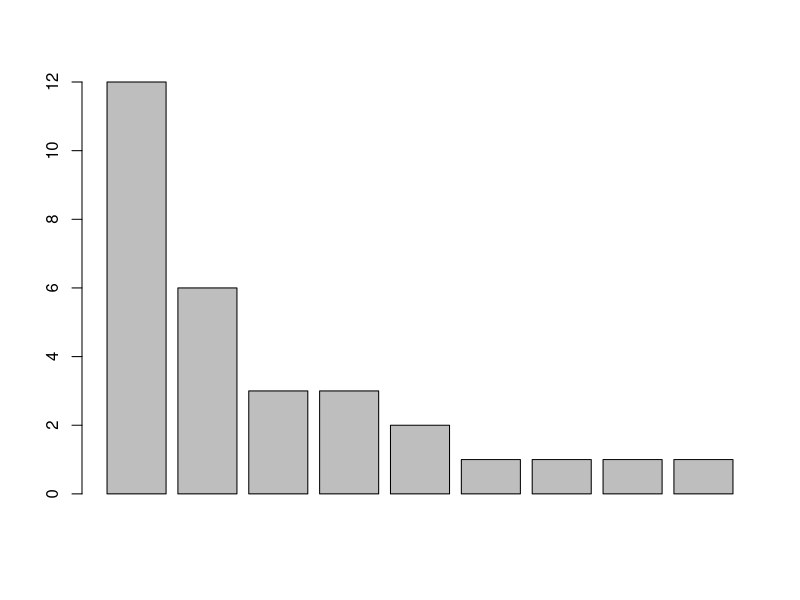
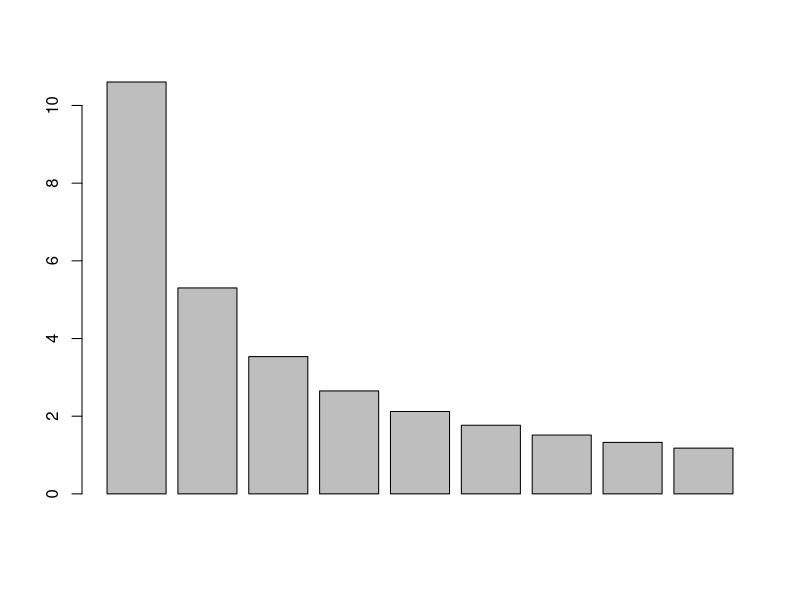
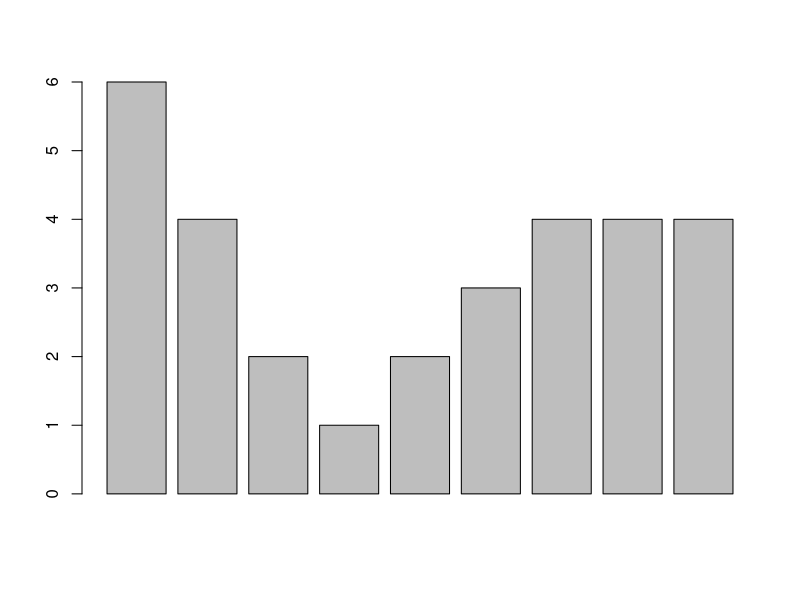
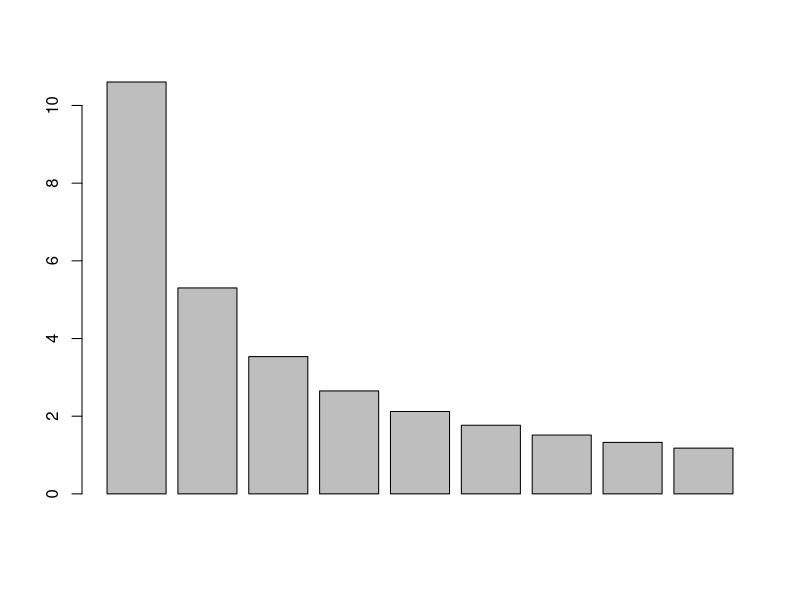
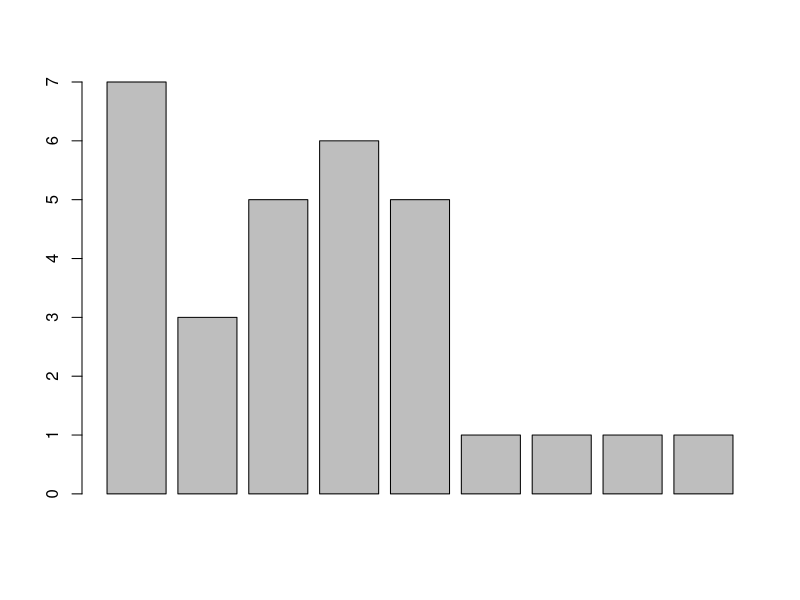
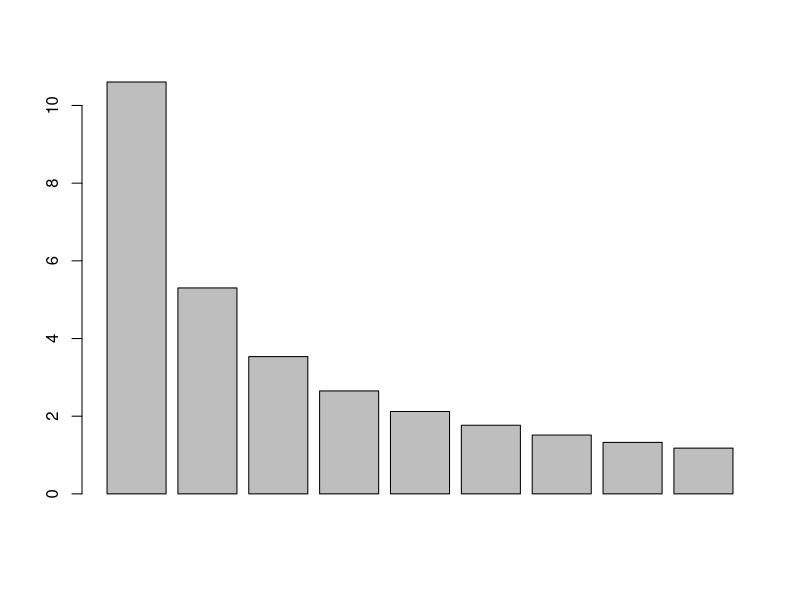
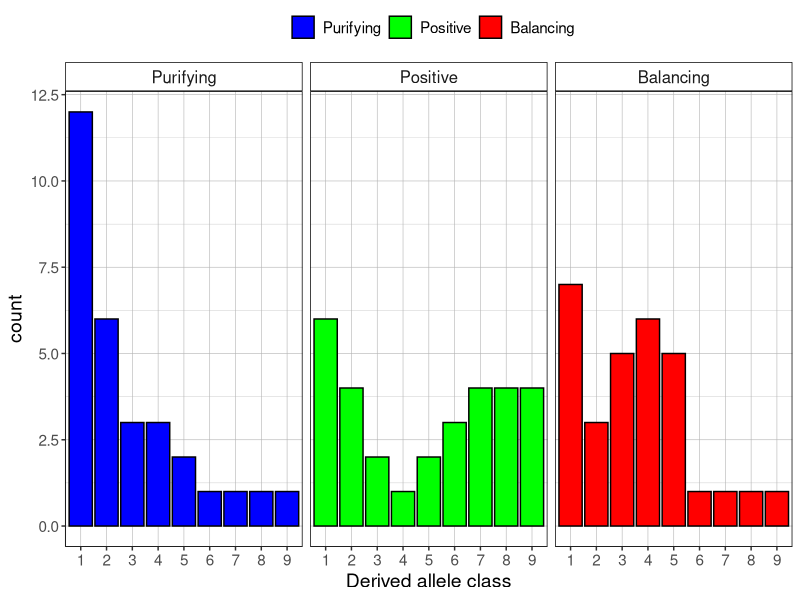

Generate these figures, in order, with R: (Note: this script raises an error after producing the figures.)
rm(list = ls())
library(RColorBrewer)
library(ggplot2)
library(patchwork)
# D < 0 - H > 0
pu_ac <- c(12,6,3,3,2,1,1,1,1)
sfs <- data.frame(N=1:9, C=pu_ac)
sum(pu_ac)
barplot(sfs$C)
sfs$T <- 30/sum(1/sfs$N)
sfs$E <- sfs$T/sfs$N
barplot(sfs$E)

# D > 0 - H < 0
po_ac <- c(6,4,2,1,2,3,4,4,4)
sum(po_ac)
sfs <- data.frame(N=1:9, C=po_ac)
barplot(sfs$C)
sfs$T <- 30/sum(1/sfs$N)
sfs$E <- sfs$T/sfs$N
barplot(sfs$E)

# D > 0 - H > 0
ba_ac <- c(7,3,5,6,5,1,1,1,1)
sum(ba_ac)
sfs <- data.frame(N=1:9, C=ba_ac)
barplot(sfs$C)
sfs$T <- 30/sum(1/sfs$N)
sfs$E <- sfs$T/sfs$N
barplot(sfs$E)

sfs <- data.frame(N=rep(1:9,3), C=c(pu_ac, po_ac, ba_ac), S=c(rep("Purifying",9), rep("Positive",9), rep("Balancing",9)))
sfs$N <- as.factor(sfs$N)
sfs$S <- factor(x = sfs$S, levels = c("Purifying", "Positive", "Balancing"))
sfs

sim_sfs <- ggplot(data = sfs, aes(x = N, y = C)) +
  facet_wrap(facets = ~S, nrow = 1) +
  geom_col(aes(fill = S), col = 'black') +
  scale_fill_manual(values = c("blue", "green", "red")) +
  labs(x = 'Derived allele class', y = "count", fill = "") +
  theme(legend.position = "top",
        legend.title = element_text(size = 12), legend.text = element_text(size = 11),
        axis.text = element_text(size = 11),
        axis.title = element_text(size = 14),
        strip.text = element_text(size = 12),
        panel.background = element_blank(),
        strip.background = element_rect(fill = 'white', color = "black"),
        panel.border = element_rect(colour = "black", fill=NA, size=0.5),
        axis.line = element_line(size = 0.2, linetype = "solid",
                                 colour = "black"),
        panel.grid = element_line(colour = "gray70", size = 0.2))
sim_sfs
ggsave(filename = 'figures/sim/DAC_sim_sfs_selection.pdf',
       plot = sim_sfs, height = 5, scale = 0.75, dpi = "screen")

sim_sfs <- ggplot(data = sfs, aes(x = N, y = C)) +
  facet_wrap(facets = ~S, nrow = 2) +
  geom_col(aes(fill = S), col = 'black') +
  scale_fill_manual(values = c("red", "green", "blue")) +
  labs(x = 'Derived allele class', y = "count", fill = "") +
  theme(legend.position = "top",
        legend.title = element_text(size = 12), legend.text = element_text(size = 11),
        axis.text = element_text(size = 11),
        axis.title = element_text(size = 14),
        strip.text = element_text(size = 12),
        panel.background = element_blank(),
        strip.background = element_rect(fill = 'white', color = "black"),
        panel.border = element_rect(colour = "black", fill=NA, size=0.5),
        axis.line = element_line(size = 0.2, linetype = "solid",
                                 colour = "black"),
        panel.grid = element_line(colour = "gray70", size = 0.2))
sim_sfs

ddh <- data.frame(D=c(0.78, 0.13, -0.18), H=c(0.16, -2, 0.27), S=c("Balancing", " Positive", "Purifying"),
                  A=rep("Summary statistics", 3))
ddh <- ddh[order(ddh$S), ]
sim_ss <- ggplot(data = ddh, aes(x = D, y = H, col = S)) +
  facet_wrap(~A) +
  geom_vline(xintercept = 0, linetype = "dashed") +
  geom_hline(yintercept = 0, linetype = "dashed") +
  geom_point(size = 4) +
  scale_color_manual(values = c("green", "red", "blue")) +
  labs(x = "Tajima's D", y = "Fay and Wu's H", col = "") +
  theme(legend.position = "none",
        legend.title = element_text(size = 12), legend.text = element_text(size = 11),
        axis.text = element_text(size = 11),
        axis.title = element_text(size = 14),
        strip.text = element_text(size = 12),
        panel.background = element_blank(),
        strip.background = element_rect(fill = 'white', color = "black"),
        panel.border = element_rect(colour = "black", fill=NA, size=0.5),
        axis.line = element_line(size = 0.2, linetype = "solid",
                                 colour = "black"),
        panel.grid = element_line(colour = "gray70", size = 0.2))
sim_f <- sim_sfs / sim_ss
ggsave(filename = 'figures/sim/DAC_sim_sfs_DH_selection.pdf', plot = sim_f, width = 9, scale = 0.75, dpi = "screen")
